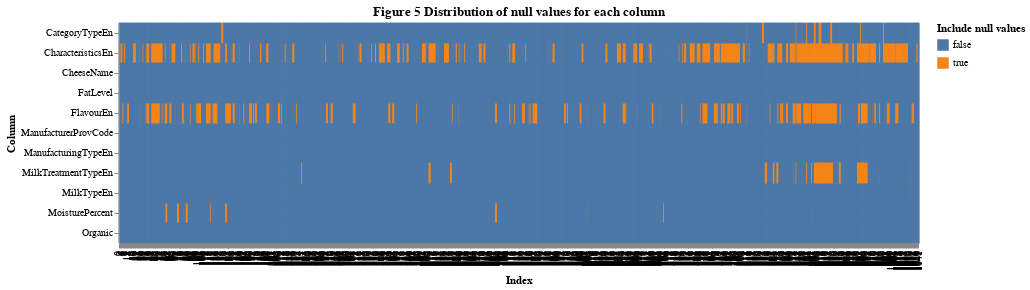

Here is the notebook cell this chart was saved with:
### Markdown cell above
The last task in the EDA stage is to exam any **null values** in the dataset. Figure 5 has been created to indicate columns with missing values.

### Code cell
cheess_nans = train_df.isna().reset_index().melt(id_vars='index', var_name='column', value_name='NaN')

plot_5_nans = alt.Chart(cheess_nans).mark_rect().encode(
    alt.X('index:O',title="Index"),
    alt.Y('column',title='Column'),
    alt.Color('NaN',title="Include null values"),
    stroke='NaN'
).properties(width=800,title="Figure 5 Distribution of null values for each column")

plot_5_nans

### Figure 1 — Vega-Lite specification as saved in the notebook (floating-point values rounded to 4 significant figures; data arrays with more than 128 entries replaced by an {"elided": "..."} marker saying what was removed)
{"config": {"view": {"continuousWidth": 400, "continuousHeight": 300}}, "data": {"name": "data-f4178d1dbff444dddc2e6ba986bfd7ef"}, "mark": "rect", "encoding": {"color": {"type": "nominal", "field": "NaN", "title": "Include null values"}, "stroke": {"type": "nominal", "field": "NaN"}, "x": {"type": "ordinal", "field": "index", "title": "Index"}, "y": {"type": "nominal", "field": "column", "title": "Column"}}, "title": "Figure 5 Distribution of null values for each column", "width": 800, "$schema": "https://vega.github.io/schema/vega-lite/v4.8.1.json", "datasets": {"data-f4178d1dbff444dddc2e6ba986bfd7ef": {"elided": "9163 records"}}}
